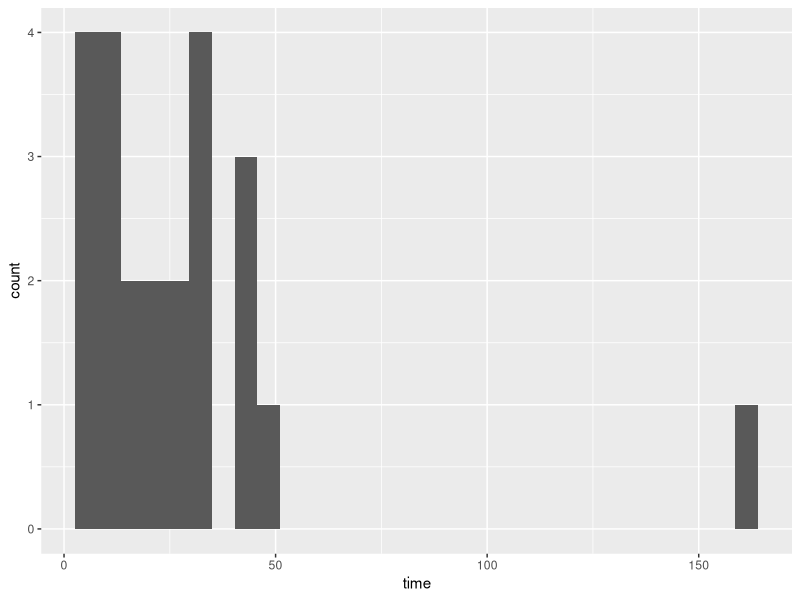
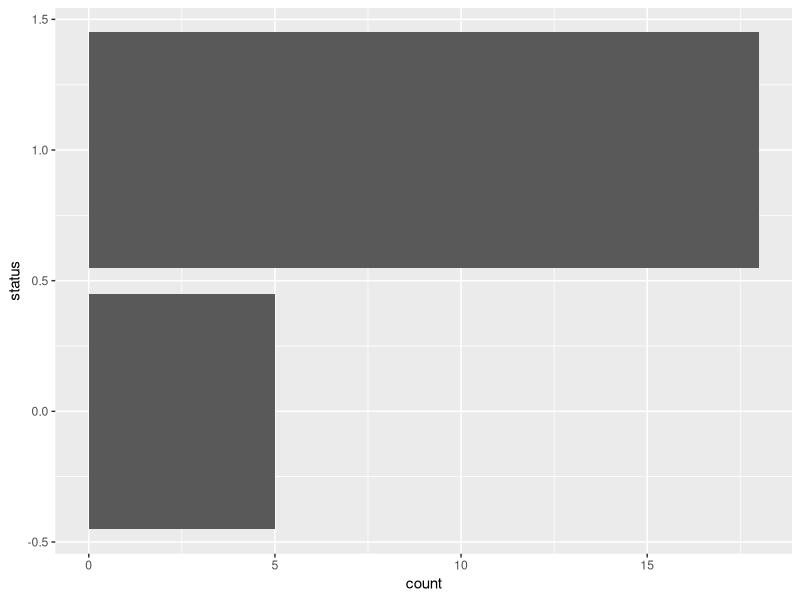
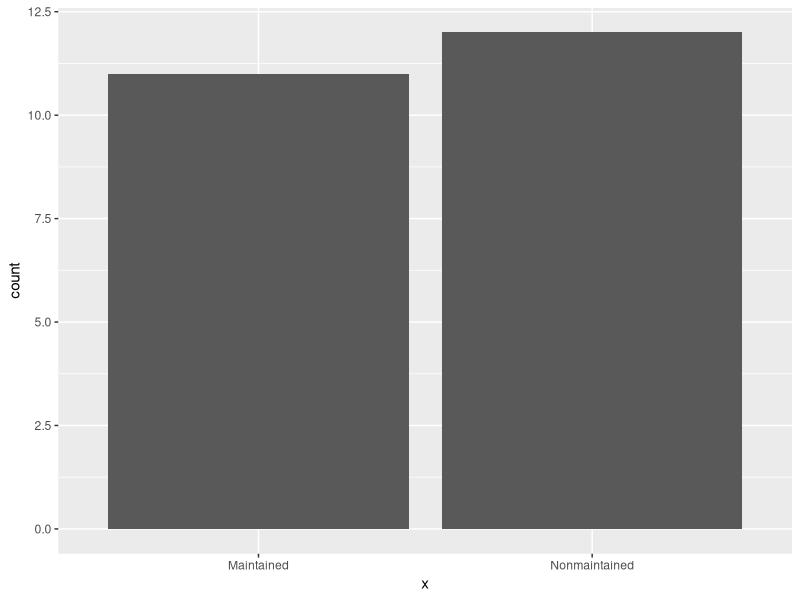

Recreate these plots in R, in order. (Note: this script raises an error after producing the figures.)
# Load the required library
library(survival)
library(ggplot2)
#install.packages("survminer")
library(survminer)

# Exploratory 

  # Inspect the dataset
head(leukemia)

#time: Survival or response time in weeks.
#status: Censoring status (0 = censored, 1 = dead/relapsed).
#x: Treatment. Maintenance chemotherapy indicator (Maintained vs Nonmaintained).

  # Distribution
ggplot(leukemia, aes(x=time))+
  geom_histogram()
  # Obs: missings

ggplot(leukemia, aes(y=status))+
  geom_bar()
  # Obs: more deads

ggplot(leukemia, aes(x=x))+
  geom_bar()
  # Obs: more Nonmaintained

####################### Kaplan-Meyer curve #####################################

# Create the Survival Object (Time, Status)
# status: 1 = dead, 0 = censored
df_surv <- Surv(time = leukemia$time, event = leukemia$status)

# Fit the Kaplan-Meier Curve based on Treatment Group
km_leukemia_fit <- survfit(df_surv ~ x, data = leukemia)

# Summary
print(km_leukemia_fit) #here calculate the diff week between treatments
summary(km_leukemia_fit)

# Plots ----
  #A drop in the Kaplan–Meier curve indicates the time of death due to any cause
  # General
ggsurvplot(
  km_leukemia_fit, 
  data = leukemia, 
  pval = TRUE,               # Log-Rank test p-value
  conf.int = FALSE,           # 95% Confidence intervals (noise in the plot)
  risk.table = TRUE,         # "Number at Risk" table at the bottom
  xlim = c(0, 50),          # Truncates the X-axis plot window (it was too long)
  break.time.by = 10,        # shows x-axis every 10 weeks 
  legend.title = "Treatment Regimen",
  legend.labs = c("Maintained", "Nonmaintained"),
  palette = c("#00AFBB", "#E7B"),
  xlab = "Time in Weeks",    
  title = "Maintenance Therapy Delays Leukemia Relapse by 8 Weeks",
  subtitle = "Trend favoring maintenance therapy (p = 0.065)"
)
#Number at risk" means the exact number of patients who are still alive, 
  #still enrolled in the study, and are "at risk" of experiencing the event.
# Number of patients alive at each timepoint
#Patients on the maintenance regimen stayed in remission for a median of 31 weeks—extending remission 
  #by an average of 2 months (8 weeks) compared to the observation group.

# Separated 
  # Create 2 datasets

# Dataset 1- 'Nonmaintained'
data_non <- subset(aml, x == "Nonmaintained")
fit_non  <- survfit(Surv(time, status) ~ 1, data = data_non)

plot_non <- ggsurvplot(
  fit_non, 
  data = data_non, 
  conf.int = TRUE, 
  risk.table = TRUE,
  palette = "#E7B", 
  xlab = "Time in Weeks",
  title = "Nonmaintained Treatment Group"
)

# Dataset 2- 'Maintained'
data_maint <- subset(aml, x == "Maintained")
fit_maint  <- survfit(Surv(time, status) ~ 1, data = data_maint)

plot_maint <- ggsurvplot(
  fit_maint, 
  data = data_maint, 
  conf.int = TRUE, 
  risk.table = TRUE,
  palette = "#00AFBB", 
  xlab = "Time in Weeks",
  title = "Maintained Treatment Group"
)

# Plot side-by-side (R open a native, external pop-up window)
arrange_ggsurvplots(
  list(plot_non, plot_maint), 
  print = TRUE, 
  ncol = 2, 
  nrow = 1
)
